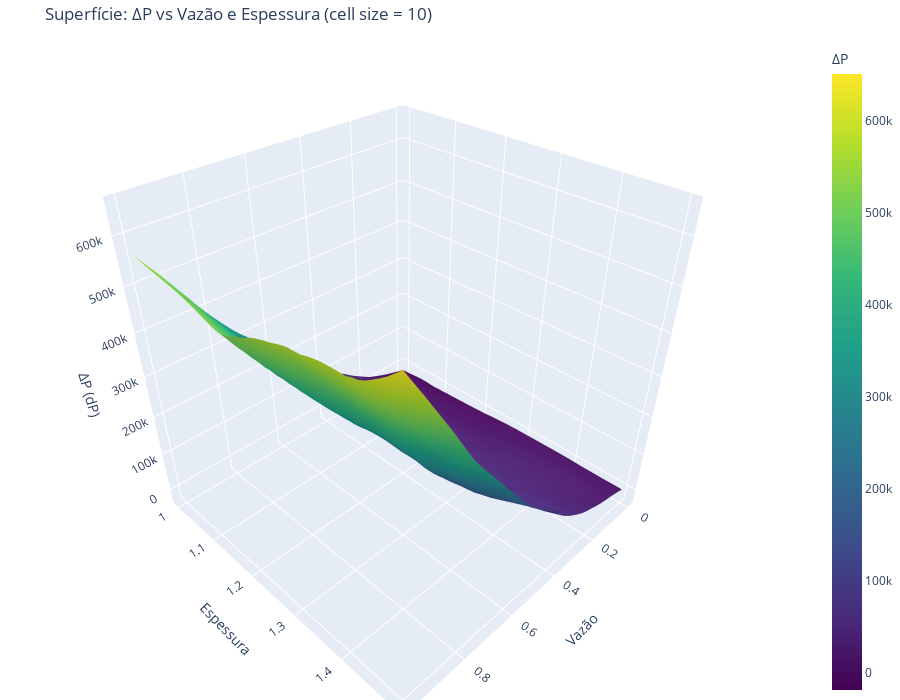

This figure's notebook cell:
### Code cell
import joblib
import numpy as np
import pandas as pd
import plotly.graph_objects as go

# Carregar modelo e scalers
mlp_model = joblib.load('mlp_model_forch_loocv.pkl')
scalerx = joblib.load('scalerx_mlp_model_forch_loocv.pkl')
scalery = joblib.load('scalery_mlp_model_forch_loocv.pkl')

# Criar malha de entrada (vazão x espessura)
vazao_vals = np.linspace(0, 1, 50)
espessura_vals = np.linspace(1.0, 1.5, 50)
cell_size = 10.0  # fixo

V, E = np.meshgrid(vazao_vals, espessura_vals)

# Preparar a matriz de entradas [vazão, espessura, cell size]
X_input = np.column_stack((V.ravel(), E.ravel(), np.full(V.size, cell_size)))

# Escalar os dados
X_scaled = scalerx.transform(X_input)

# Prever valores de dP
Y_scaled = mlp_model.predict(X_scaled).reshape(-1, 1)
Y_pred = scalery.inverse_transform(Y_scaled).reshape(V.shape)

# Criar gráfico de superfície com Plotly
fig = go.Figure(data=[go.Surface(
    z=Y_pred,
    x=V,
    y=E,
    colorscale='Viridis',
    colorbar=dict(title='ΔP'),
)])

fig.update_layout(
    title='Superfície: ΔP vs Vazão e Espessura (cell size = 10)',
    scene=dict(
        xaxis_title='Vazão',
        yaxis_title='Espessura',
        zaxis_title='ΔP (dP)',
    ),
    width=900,
    height=700,
    margin=dict(l=0, r=0, b=0, t=40)
)

fig.show()

### Figure 1 — Plotly figure (JSON) as saved in the notebook; plotly's stock layout.template omitted (floating-point values rounded to 4 significant figures; data arrays with more than 128 entries replaced by an {"elided": "..."} marker saying what was removed)
{"data": [{"colorbar": {"title": {"text": "ΔP"}}, "colorscale": [[0, "#440154"], [0.1111, "#482878"], [0.2222, "#3e4989"], [0.3333, "#31688e"], [0.4444, "#26828e"], [0.5556, "#1f9e89"], [0.6667, "#35b779"], [0.7778, "#6ece58"], [0.8889, "#b5de2b"], [1, "#fde725"]], "type": "surface", "x": {"elided": "50x50 float values"}, "y": {"elided": "50x50 float values"}, "z": {"elided": "50x50 float values"}}], "layout": {"height": 700, "margin": {"b": 0, "l": 0, "r": 0, "t": 40}, "scene": {"xaxis": {"title": {"text": "Vazão"}}, "yaxis": {"title": {"text": "Espessura"}}, "zaxis": {"title": {"text": "ΔP (dP)"}}}, "title": {"text": "Superfície: ΔP vs Vazão e Espessura (cell size = 10)"}, "width": 900}}
